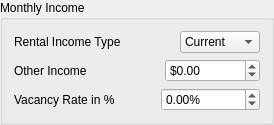
            <widget class="QGroupBox" name="groupBox_monthlyIncome">
             <property name="styleSheet">
              <string notr="true"/>
             </property>
             <property name="title">
              <string>Monthly Income</string>
             </property>
             <layout class="QGridLayout" name="gridLayout_2">
              <item row="0" column="0">
               <layout class="QHBoxLayout" name="horizontalLayout_9">
                <item>
                 <widget class="QLabel" name="label_9">
                  <property name="sizePolicy">
                   <sizepolicy hsizetype="MinimumExpanding" vsizetype="Preferred">
                    <horstretch>0</horstretch>
                    <verstretch>0</verstretch>
                   </sizepolicy>
                  </property>
                  <property name="text">
                   <string>Rental Income Type</string>
                  </property>
                 </widget>
                </item>
                <item>
                 <spacer name="horizontalSpacer_7">
                  <property name="orientation">
                   <enum>Qt::Orientation::Horizontal</enum>
                  </property>
                  <property name="sizeHint" stdset="0">
                   <size>
                    <width>40</width>
                    <height>20</height>
                   </size>
                  </property>
                 </spacer>
                </item>
                <item>
                 <widget class="QComboBox" name="comboBox_rentalIncome">
                  <item>
                   <property name="text">
                    <string>Current</string>
                   </property>
                  </item>
                  <item>
                   <property name="text">
                    <string>Proforma</string>
                   </property>
                  </item>
                 </widget>
                </item>
               </layout>
              </item>
              <item row="1" column="0">
               <layout class="QHBoxLayout" name="horizontalLayout_10">
                <item>
                 <widget class="QLabel" name="label_10">
                  <property name="sizePolicy">
                   <sizepolicy hsizetype="MinimumExpanding" vsizetype="Preferred">
                    <horstretch>0</horstretch>
                    <verstretch>0</verstretch>
                   </sizepolicy>
                  </property>
                  <property name="text">
                   <string>Other Income</string>
                  </property>
                 </widget>
                </item>
                <item>
                 <spacer name="horizontalSpacer_8">
                  <property name="orientation">
                   <enum>Qt::Orientation::Horizontal</enum>
                  </property>
                  <property name="sizeHint" stdset="0">
                   <size>
                    <width>40</width>
                    <height>20</height>
                   </size>
                  </property>
                 </spacer>
                </item>
                <item>
                 <widget class="QDoubleSpinBox" name="doubleSpinBox_otherIncome">
                  <property name="prefix">
                   <string>$</string>
                  </property>
                  <property name="minimum">
                   <double>-100000000.000000000000000</double>
                  </property>
                  <property name="maximum">
                   <double>9999999999.989999771118164</double>
                  </property>
                 </widget>
                </item>
               </layout>
              </item>
              <item row="2" column="0">
               <layout class="QHBoxLayout" name="horizontalLayout_11">
                <item>
                 <widget class="QLabel" name="label_11">
                  <property name="sizePolicy">
                   <sizepolicy hsizetype="MinimumExpanding" vsizetype="Preferred">
                    <horstretch>0</horstretch>
                    <verstretch>0</verstretch>
                   </sizepolicy>
                  </property>
                  <property name="text">
                   <string>Vacancy Rate in %</string>
                  </property>
                 </widget>
                </item>
                <item>
                 <spacer name="horizontalSpacer_9">
                  <property name="orientation">
                   <enum>Qt::Orientation::Horizontal</enum>
                  </property>
                  <property name="sizeHint" stdset="0">
                   <size>
                    <width>40</width>
                    <height>20</height>
                   </size>
                  </property>
                 </spacer>
                </item>
                <item>
                 <widget class="QDoubleSpinBox" name="doubleSpinBox_vacancyRateInper">
                  <property name="suffix">
                   <string>%</string>
                  </property>
                  <property name="minimum">
                   <double>-100000000.000000000000000</double>
                  </property>
                  <property name="maximum">
                   <double>9999999999.989999771118164</double>
                  </property>
                 </widget>
                </item>
               </layout>
              </item>
             </layout>
            </widget>
